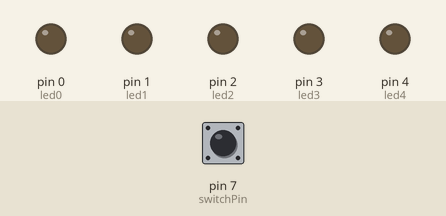
The sketch below on a simulated Arduino Uno, built with avr-gcc and run on an emulated ATmega328P. Parts: output pins drawn as LEDs (lit = HIGH). The test bench sets the inputs (shaded band); at power-on: pin 7 (switchPin) LOW. No radio packets arrive unless stated.

Above: at 1.2 s.
1.3 s: pin 7 (switchPin) pulled HIGH for 0.15 s
At 3.4 s:
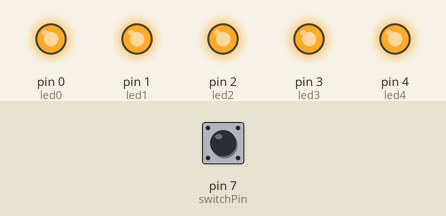
Timing chart, 0 to 4.9 s (numbered marks = the images above; inputs shaded):
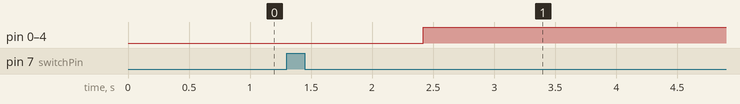

The sketch:

nadajnik_kociolek.ino
```cpp
#include <VirtualWire.h>
#define transmit_pin 10
#define pot_pin A0
int switchPin = 7;
int p=0;
int led0=0;
int led1=1;
int led2=2;
int led3=3;
int led4=4;
int start=0;
const char *wiadomosc;
void setup()
{
  // przygotowujemy potrzebne informacje dla biblioteki
    vw_set_tx_pin(transmit_pin);
    vw_setup(2000);
    pinMode(led0,OUTPUT);
    pinMode(led1,OUTPUT);
    pinMode(led2,OUTPUT);
    pinMode(led3,OUTPUT);
    pinMode(led4,OUTPUT);
}

void loop()
{

wiadomosc="1";

//else { wiadomosc="0";}
  String toSend = (wiadomosc); // tekst wiadomości

char msg[23]; // tworzymy tablicę typu char
  toSend.toCharArray(msg, toSend.length() + 1); // konwertujemy nasz tekst do tablicy charów

  if (digitalRead(switchPin) == HIGH)
  {
    if (start==0)
    {
    p=1;
    start=1;
    }


  }
  if (p==1)
  {
  vw_send((uint8_t *)msg, strlen(msg));// wysyłamy
  vw_wait_tx();
  delay(1000);
  wiadomosc="0";
   String toSend = (wiadomosc); // tekst wiadomości

char msg[23]; // tworzymy tablicę typu char
  toSend.toCharArray(msg, toSend.length() + 1); // konwertujemy nasz tekst do tablicy charów
   vw_send((uint8_t *)msg, strlen(msg));// wysyłamy
  vw_wait_tx();
p=0;
  }
if (start==1)
{
digitalWrite(led0,HIGH);
    digitalWrite(led1,HIGH);
    digitalWrite(led2,HIGH);
     digitalWrite(led3,HIGH);
    digitalWrite(led4,HIGH);
    delay(10000);
}

else
{
  digitalWrite(led0,LOW);
    digitalWrite(led1,LOW);
    digitalWrite(led2,LOW);
     digitalWrite(led3,LOW);
    digitalWrite(led4,LOW);
}

}
```

Measured:
- after the input at 1.3 s, pin 0 (led0), pin 1 (led1), pin 2 (led2), pin 3 (led3), pin 4 (led4): LOW → HIGH after 1.1 s
